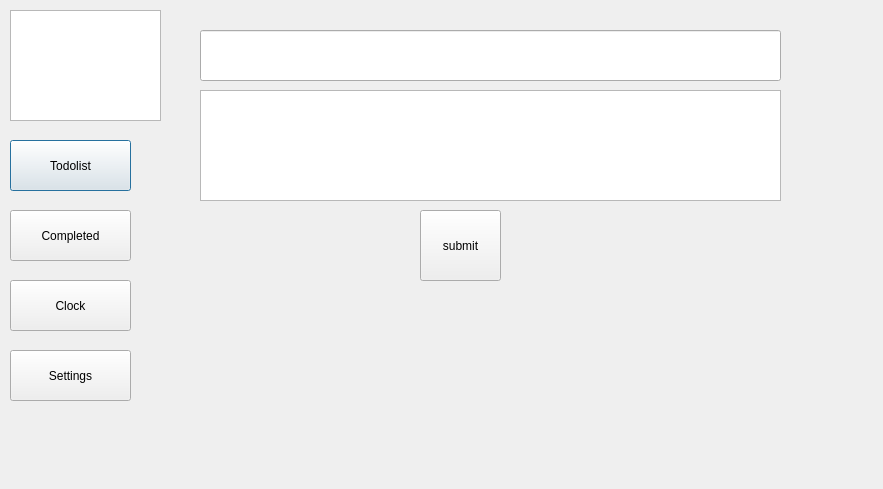
<?xml version="1.0" encoding="UTF-8"?>
<ui version="4.0">
 <class>AddTasks</class>
 <widget class="QDialog" name="AddTasks">
  <property name="geometry">
   <rect>
    <x>0</x>
    <y>0</y>
    <width>883</width>
    <height>489</height>
   </rect>
  </property>
  <property name="windowTitle">
   <string>Dialog</string>
  </property>
  <widget class="QGraphicsView" name="graphicsView">
   <property name="geometry">
    <rect>
     <x>10</x>
     <y>10</y>
     <width>151</width>
     <height>111</height>
    </rect>
   </property>
  </widget>
  <widget class="QPushButton" name="pushButton">
   <property name="geometry">
    <rect>
     <x>10</x>
     <y>140</y>
     <width>121</width>
     <height>51</height>
    </rect>
   </property>
   <property name="text">
    <string>Todolist</string>
   </property>
  </widget>
  <widget class="QPushButton" name="pushButton_2">
   <property name="geometry">
    <rect>
     <x>10</x>
     <y>210</y>
     <width>121</width>
     <height>51</height>
    </rect>
   </property>
   <property name="text">
    <string>Completed</string>
   </property>
  </widget>
  <widget class="QPushButton" name="pushButton_3">
   <property name="geometry">
    <rect>
     <x>10</x>
     <y>280</y>
     <width>121</width>
     <height>51</height>
    </rect>
   </property>
   <property name="text">
    <string>Clock</string>
   </property>
  </widget>
  <widget class="QPushButton" name="pushButton_4">
   <property name="geometry">
    <rect>
     <x>10</x>
     <y>350</y>
     <width>121</width>
     <height>51</height>
    </rect>
   </property>
   <property name="text">
    <string>Settings</string>
   </property>
  </widget>
  <widget class="QLineEdit" name="lineEdit">
   <property name="geometry">
    <rect>
     <x>200</x>
     <y>30</y>
     <width>581</width>
     <height>51</height>
    </rect>
   </property>
  </widget>
  <widget class="QPushButton" name="pushButton_5">
   <property name="geometry">
    <rect>
     <x>420</x>
     <y>210</y>
     <width>81</width>
     <height>71</height>
    </rect>
   </property>
   <property name="text">
    <string>submit</string>
   </property>
  </widget>
  <widget class="QTextEdit" name="textEdit">
   <property name="geometry">
    <rect>
     <x>200</x>
     <y>90</y>
     <width>581</width>
     <height>111</height>
    </rect>
   </property>
  </widget>
 </widget>
 <resources/>
 <connections/>
</ui>
